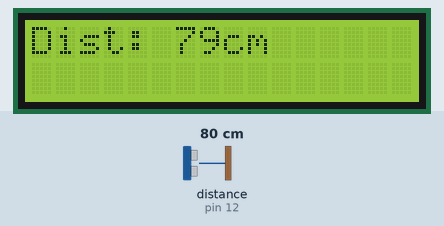
Bench run of a sketch on a simulated Arduino Uno, built with avr-gcc and run on an emulated ATmega328P. On the bench: 16×2 character LCD. Wiring (inferred from the names in the program): ultrasonic range finder: trigger pin 13; echo pin 12. Inputs (shaded band) come from the test bench; at power-on: distance to the obstacle (sensor on pin 12) 80 cm. The echo pulse lasts 58.3 µs per cm.

Above: at 1.2 s.
1.3 s: distance to the obstacle (sensor on pin 12) set to 2 cm
At 2.1 s:
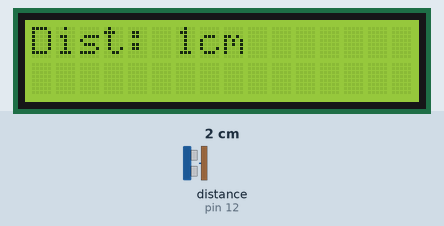
4.9 s: distance to the obstacle (sensor on pin 12) set to 4 cm
At 5.9 s:
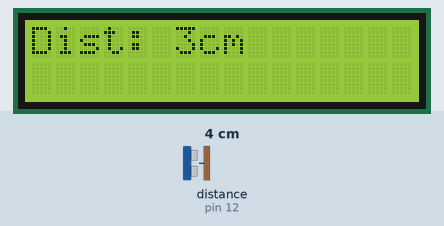
6.8 s: distance to the obstacle (sensor on pin 12) set to 9 cm
At 7.4 s:
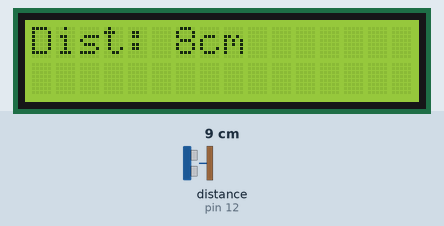
Timing chart, 0 to 9.8 s (numbered marks = the images above; inputs shaded):
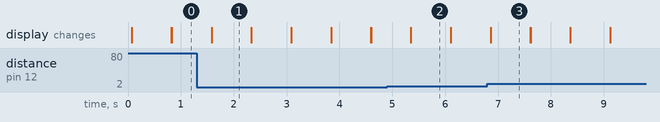

Measured:
- after the input at 1.3 s, the display: first differs from a run without the input after 0.28 s (image 1)
- after the input at 4.9 s, the display: first differs from a run without the input after 0.45 s (image 2)
- after the input at 6.8 s, the display: first differs from a run without the input after 0.06 s (image 3)
- what the display in image 1 shows lasts 0.7 s, from 1.6 s to 2.3 s

The sketch:

ultrasonic_sensor.ino
```cpp
/*
 HC-SR04 Ping distance sensor
 VCC to arduino 5v GND to arduino GND
 Echo to Arduino pin 13 Trig to Arduino pin 12
 Red POS to Arduino pin 11
 Green POS to Arduino pin 10
 */
#include <LiquidCrystal.h>

#define trigPin 13
#define echoPin 12

LiquidCrystal lcd(1, 2, 4, 5, 6, 7); // (rs, enable, d4, d5, d6, d7) // Creating the lcd display object

void setup() {
  lcd.begin(16,2);
  pinMode(trigPin, OUTPUT);
  pinMode(echoPin, INPUT);
}

void loop() {
  // setup and calculations
  long duration, distance;

  digitalWrite(trigPin, LOW);
  delayMicroseconds(2);
  digitalWrite(trigPin, HIGH);
  delayMicroseconds(10);
  digitalWrite(trigPin, LOW);
  duration = pulseIn(echoPin, HIGH);
  distance = (duration/2) / 29.1;

  // changing display status
  if (distance >= 450 || distance <= 0) {  // If the distance is outside the sensor's range
    lcd.print("Dist: N/A");
    delay(750);
    lcd.clear();
  }
  else { // If the distance is in the sensor's range
    lcd.print("Dist: ");
    lcd.print(distance);
    lcd.print("cm");
    delay(750);
    lcd.clear();
  }
}
```
